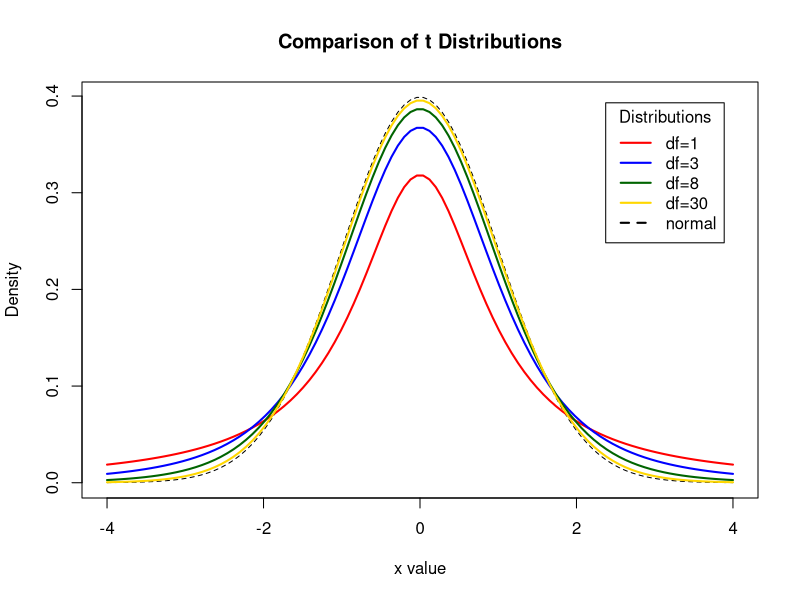

The R source for this figure:
## ---- chunk 1
qnt <- -qnorm(0.025)
qnt
## ---- chunk 2
sigma <- 5
n <-  12
SE <-  5/sqrt(12)
SE
## ---- chunk 3
48.3 - SE * qnt
48.3 + SE * qnt
## ---- chunk 4
qtile <- -qnorm(0.005)
qtile
## ---- chunk 5
xbar <- 
svar  <- 27.7
n <-  450000

SE <- sqrt(svar)/sqrt(n)
SE
## ---- chunk 6
xbar - SE * qtile
xbar + SE * qtile
## ---- chunk 7
n <- 800
p_hat <- 0.28

n*p_hat
n*(1-p_hat)
## ---- chunk 8
p_hat <- 0.28
n <- 800

SE <- sqrt(p_hat*(1-p_hat)/n)
SE
## ---- chunk 9
qtile <- -qnorm(0.025)
x_bar = 0.28

x_bar - SE*qtile
x_bar + SE*qtile
## ---- chunk 10
x_bar = 48.3
n <-  12
s <- 5
SE = s/sqrt(n)

alpha = 0.05
qntil = -qt(alpha/2,n-1)

x_bar - SE * qntil
x_bar + SE * qntil
## ---- chunk 11
# Display the Student's t distributions with various
# degrees of freedom and compare to the normal distribution

x <- seq(-4, 4, length=100)
hx <- dnorm(x)

degf <- c(1, 3, 8, 30)
colors <- c("red", "blue", "darkgreen", "gold", "black")
labels <- c("df=1", "df=3", "df=8", "df=30", "normal")

plot(x, hx, type="l", lty=2, xlab="x value",
  ylab="Density", main="Comparison of t Distributions")

for (i in 1:4){
  lines(x, dt(x,degf[i]), lwd=2, col=colors[i])
}

legend("topright", inset=.05, title="Distributions",
  labels, lwd=2, lty=c(1, 1, 1, 1, 2), col=colors)
